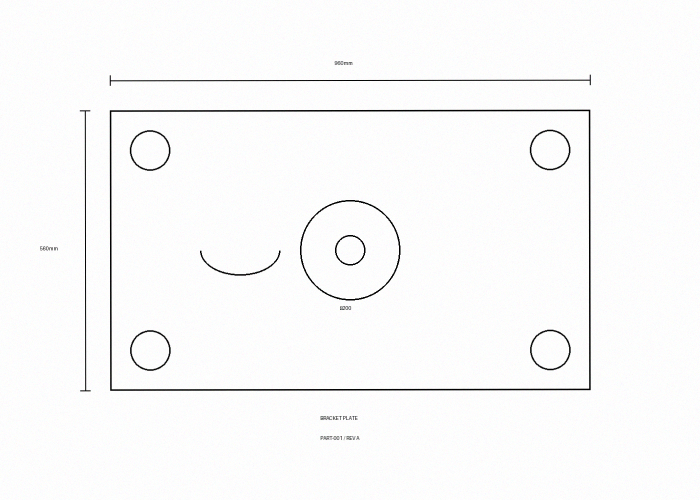
#> input picture backend/data/uploads/7a9409b34db94a05a76f27d328723c81/mechanical_part.png, 1400 x 1000 px (shown at 1/2 size)
$ python -i preprocess.py   (imports and definitions only)
#> lines starting #> are read from the running program, lines starting #| are printed output that depends on the picture; after the words box and inside, x2 and y2 are one past the last pixel; in counts of white or black regions, pixels touching at a corner belong together
#> further down, picture is the input picture: shape (1000, 1400, 3); mean B, G, R 249.5, 249.5, 249.5
"""Preprocessing: grayscale, denoise, threshold, deskew."""
from __future__ import annotations
import cv2
import numpy as np


def to_gray(img: np.ndarray) -> np.ndarray:
    if img.ndim == 3:
        return cv2.cvtColor(img, cv2.COLOR_BGR2GRAY)
    return img


def denoise(gray: np.ndarray) -> np.ndarray:
    # Non-local means is accurate but slow; use fastNlMeans on small images only
    if gray.size < 3_000_000:
        return cv2.fastNlMeansDenoising(gray, None, h=10, templateWindowSize=7, searchWindowSize=21)
    return cv2.bilateralFilter(gray, 5, 55, 55)


def binarize(gray: np.ndarray) -> np.ndarray:
    """Adaptive + Otsu combo: pick whichever has more balanced ink ratio."""
    # Adaptive
    ada = cv2.adaptiveThreshold(gray, 255, cv2.ADAPTIVE_THRESH_GAUSSIAN_C, cv2.THRESH_BINARY_INV, 35, 10)
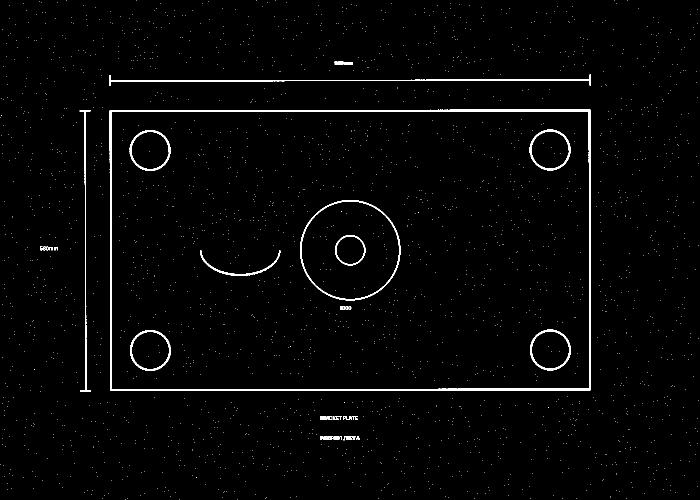
#> ada: shape (1000, 1400) (shown at 1/2 size); 1.8% white; 2226 white regions (2197 under 20 px), largest, box (x1, y1, x2, y2) and area: (219, 219, 1182, 782) 10661, (219, 149, 1182, 172) 2733, (600, 400, 801, 601) 1792
    # Otsu
    _, otsu = cv2.threshold(gray, 0, 255, cv2.THRESH_BINARY_INV | cv2.THRESH_OTSU)
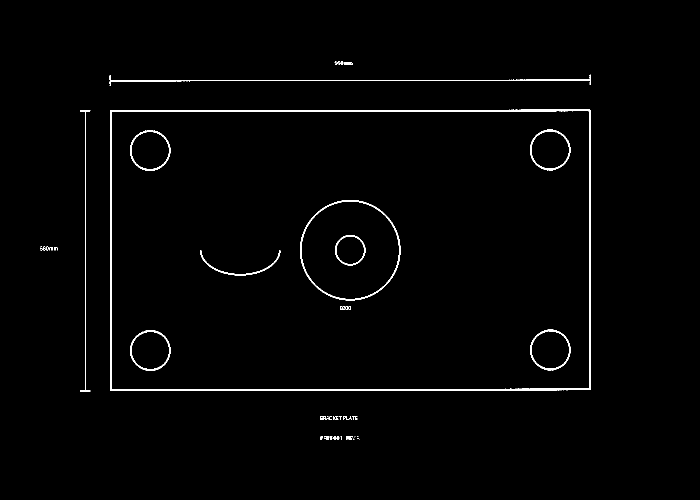
#> otsu: shape (1000, 1400) (shown at 1/2 size); 1.4% white; 45 white regions (17 under 20 px), largest, box (x1, y1, x2, y2) and area: (220, 219, 1181, 782) 9455, (219, 149, 1182, 172) 2208, (600, 400, 801, 601) 1792

    def ink_ratio(x):
        return (x > 0).sum() / x.size

    r_ada = ink_ratio(ada)
#> r_ada = 0.0178
    r_otsu = ink_ratio(otsu)
#> r_otsu = 0.014
    # Drawings usually have 2%-25% ink; pick closer to 10%
    if abs(r_ada - 0.08) <= abs(r_otsu - 0.08):
        return ada
    return otsu


def detect_skew_angle(binary: np.ndarray) -> float:
    """Estimate skew via minAreaRect on ink pixels."""
    coords = np.column_stack(np.where(binary > 0))
#> coords = 24981 pairs, first value 0 to 999, second value 0 to 1397
    if len(coords) < 500:
        return 0.0
    # Sample to speed up
    if len(coords) > 50000:
        idx = np.random.choice(len(coords), 50000, replace=False)
        coords = coords[idx]
    rect = cv2.minAreaRect(coords.astype(np.float32))
#> rect = ((499.5, 698.5), (1397, 999), -90)
    angle = rect[-1]
#> angle = -90
    if angle < -45:
        angle = 90 + angle
#> angle = 0
    elif angle > 45:
        angle = angle - 90
    # Clamp to reasonable range
    if abs(angle) > 30:
        return 0.0
    return float(angle)


def deskew(img: np.ndarray, angle: float | None = None) -> tuple[np.ndarray, float]:
    gray = to_gray(img)
    if angle is None:
        bw = binarize(gray)
        angle = detect_skew_angle(bw)
#> angle = 0
    if abs(angle) < 0.2:
        return img, 0.0
    (h, w) = img.shape[:2]
    M = cv2.getRotationMatrix2D((w / 2, h / 2), angle, 1.0)
    rotated = cv2.warpAffine(img, M, (w, h), flags=cv2.INTER_CUBIC, borderMode=cv2.BORDER_REPLICATE)
    return rotated, float(angle)


def preprocess(img: np.ndarray) -> dict:
    """Full preprocess. Returns dict with original, gray, binary, deskewed etc."""
    gray = to_gray(img)
    deskewed, angle = deskew(img)
#> angle = 0
    gray_ds = to_gray(deskewed)
    den = denoise(gray_ds)
    binary = binarize(den)
#> in binarize (call 2), `ada = cv2.adaptiveThreshold(gray, 255, cv2.ADAPTIVE_THRESH_GAUSSIAN_C,..`: ada: shape (1000, 1400); 1.6% white; 31 white regions (2 under 20 px), largest, box (x1, y1, x2, y2) and area: (219, 219, 1182, 782) 10673, (219, 149, 1182, 172) 2736, (600, 400, 801, 601) 1792
#> in binarize (call 2), `_, otsu = cv2.threshold(gray, 0, 255, cv2.THRESH_BINARY_INV | cv2.THRE..`: otsu: shape (1000, 1400); 1.4% white; 45 white regions (17 under 20 px), largest, box (x1, y1, x2, y2) and area: (220, 219, 1181, 782) 9441, (219, 149, 1182, 172) 2204, (600, 400, 801, 601) 1792
    # Clean up small noise
    kernel = cv2.getStructuringElement(cv2.MORPH_RECT, (2, 2))
    binary_clean = cv2.morphologyEx(binary, cv2.MORPH_OPEN, kernel, iterations=1)
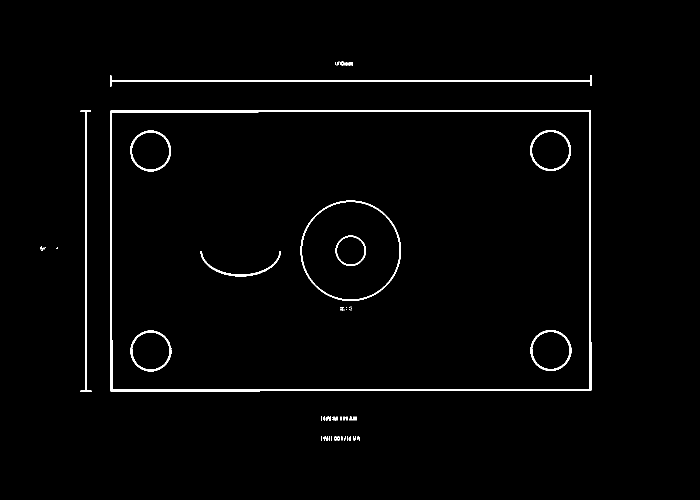
#> binary_clean: shape (1000, 1400) (shown at 1/2 size); 1.6% white; 61 white regions (37 under 20 px), largest, box (x1, y1, x2, y2) and area: (220, 220, 1183, 783) 10673, (220, 150, 1183, 173) 2736, (601, 401, 802, 602) 1792
    return {
        "deskewed": deskewed,
        "gray": gray_ds,
        "binary": binary_clean,
        "rotation": angle,
    }

>>> import cv2
>>> picture = cv2.imread('../data/uploads/7a9409b34db94a05a76f27d328723c81/mechanical_part.png')
>>> result = preprocess(picture)
#> result = 4 items
